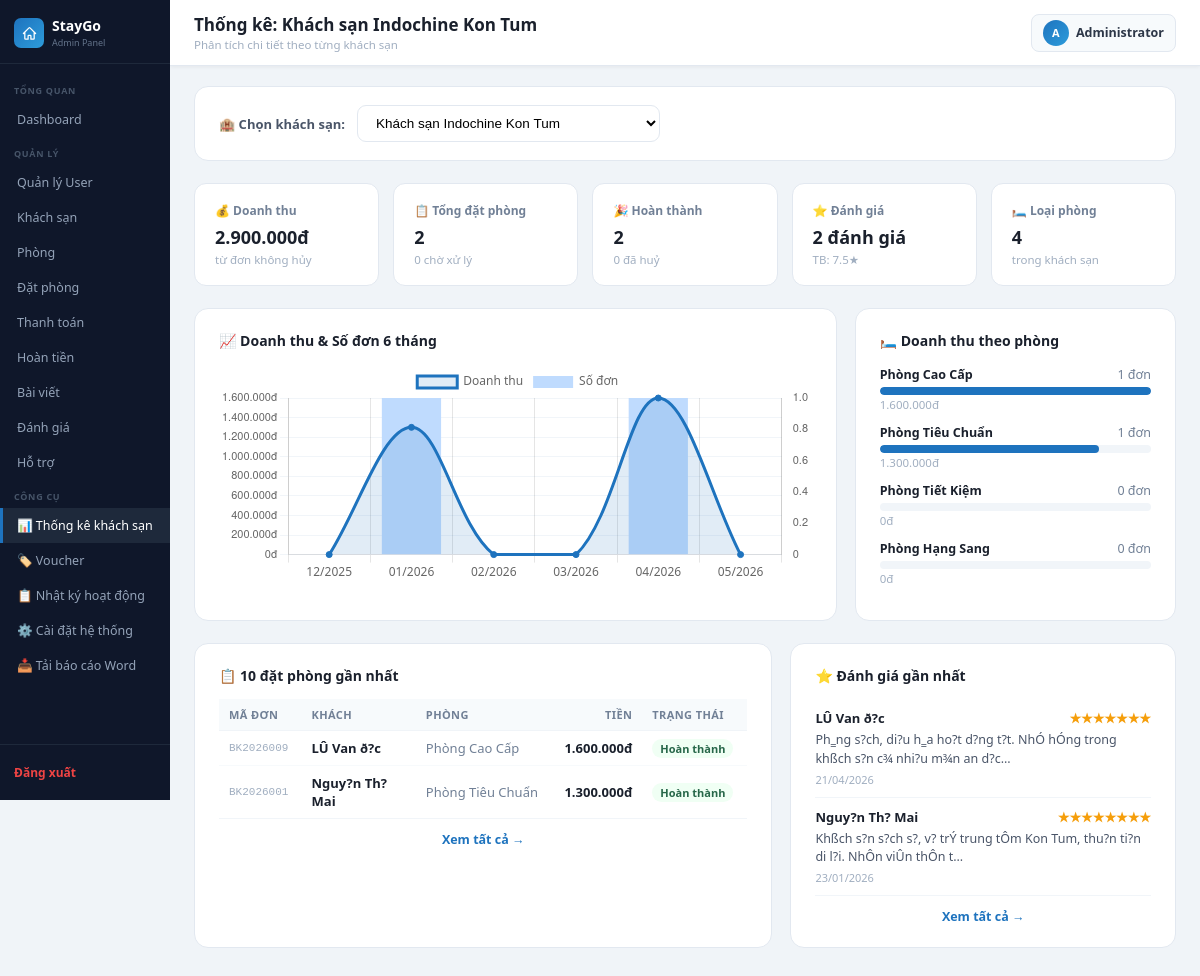
The app's page /admin_lvhuy_kontum/hotel_stats.php?id=17 (signed in) with its own data.
### tables this page shows
CREATE TABLE `hotels` (
  `id` int(11) NOT NULL,
  `name` varchar(150) DEFAULT NULL,
  `address` varchar(255) DEFAULT NULL,
  `description` text DEFAULT NULL,
  `image` varchar(255) DEFAULT NULL,
  `created_at` timestamp NOT NULL DEFAULT current_timestamp(),
  `updated_at` timestamp NULL DEFAULT NULL ON UPDATE current_timestamp(),
  `location_id` int(11) DEFAULT NULL,
  `rating` decimal(2,1) DEFAULT 0.0,
  `review_text` varchar(50) DEFAULT NULL,
  `review_count` int(11) DEFAULT 0,
  `price` int(11) DEFAULT NULL,
  `old_price` int(11) DEFAULT NULL,
  `checkin_time` varchar(10) DEFAULT '14:00',
  `checkout_time` varchar(10) DEFAULT '12:00',
  `is_active` tinyint(1) DEFAULT 0,
  `is_weekend_deal` tinyint(1) NOT NULL DEFAULT 0,
  `star_category` tinyint(1) NOT NULL DEFAULT 3 COMMENT '1-5 sao (hang khach san)'
);

CREATE TABLE `bookings` (
  `id` int(11) NOT NULL,
  `order_code` varchar(30) NOT NULL,
  `user_id` int(11) DEFAULT NULL,
  `room_id` int(11) DEFAULT NULL,
  `full_name` varchar(100) DEFAULT NULL,
  `email` varchar(100) DEFAULT NULL,
  `phone` varchar(20) DEFAULT NULL,
  `check_in` date DEFAULT NULL,
  `check_out` date DEFAULT NULL,
  `total_price` decimal(10,2) DEFAULT NULL,
  `payment_method` enum('bank','momo','vnpay','hotel','card') NOT NULL,
  `note` text DEFAULT NULL,
  `voucher_code` varchar(30) DEFAULT NULL,
  `discount_amount` decimal(10,2) NOT NULL DEFAULT 0.00,
  `status` varchar(20) NOT NULL DEFAULT 'pending',
  `created_at` timestamp NOT NULL DEFAULT current_timestamp(),
  `updated_at` timestamp NULL DEFAULT NULL ON UPDATE current_timestamp(),
  `refund_requested` tinyint(1) DEFAULT 0,
  `refund_requested_at` datetime DEFAULT NULL,
  `refund_amount` decimal(15,2) DEFAULT 0.00
);

CREATE TABLE `rooms` (
  `id` int(11) NOT NULL,
  `hotel_id` int(11) DEFAULT NULL,
  `room_name` varchar(100) DEFAULT NULL,
  `bed_type` varchar(100) DEFAULT NULL,
  `price` decimal(10,2) DEFAULT NULL,
  `quantity` int(11) DEFAULT NULL,
  `is_active` tinyint(1) NOT NULL DEFAULT 1,
  `description` text DEFAULT NULL,
  `max_guests` int(11) NOT NULL DEFAULT 2,
  `created_at` timestamp NOT NULL DEFAULT current_timestamp(),
  `updated_at` timestamp NULL DEFAULT NULL ON UPDATE current_timestamp(),
  `image` varchar(255) DEFAULT NULL
);

CREATE TABLE `reviews` (
  `id` int(11) NOT NULL,
  `hotel_id` int(11) NOT NULL,
  `user_id` int(11) NOT NULL,
  `booking_id` int(11) NOT NULL,
  `rating` tinyint(1) NOT NULL COMMENT '1-5 sao',
  `comment` text NOT NULL,
  `is_active` tinyint(1) NOT NULL DEFAULT 1,
  `created_at` datetime NOT NULL DEFAULT current_timestamp(),
  `updated_at` datetime DEFAULT NULL ON UPDATE current_timestamp()
);

CREATE TABLE `users` (
  `id` int(11) NOT NULL,
  `full_name` varchar(100) DEFAULT NULL,
  `email` varchar(100) NOT NULL,
  `phone` varchar(20) DEFAULT NULL,
  `password` varchar(255) NOT NULL,
  `role` enum('admin','user') DEFAULT 'user',
  `status` enum('active','inactive') NOT NULL DEFAULT 'active',
  `is_banned` tinyint(1) NOT NULL DEFAULT 0,
  `avatar` varchar(255) DEFAULT NULL,
  `last_login_at` datetime DEFAULT NULL,
  `created_at` timestamp NOT NULL DEFAULT current_timestamp(),
  `updated_at` timestamp NULL DEFAULT NULL ON UPDATE current_timestamp(),
  `reset_code` varchar(10) DEFAULT NULL,
  `reset_expire` datetime DEFAULT NULL,
  `otp_code` varchar(10) DEFAULT NULL,
  `otp_expire` datetime DEFAULT NULL
);

### admin_lvhuy_kontum/hotel_stats.php (the view, shortened to what the rows shown need)
<?php
include("../config/database.php");
$hotel_id = isset($_GET['id']) ? (int)$_GET['id'] : 0;
$hotel = null;
if ($hotel_id) {
    $hotel = $conn->query("SELECT * FROM hotels WHERE id = $hotel_id")->fetch_assoc();
}
if ($hotel_id) {
    $monthly = [];
    for ($i = 5; $i >= 0; $i--) {
        $m   = date('m', strtotime("-$i months"));
        $y   = date('Y', strtotime("-$i months"));
        $rev = $conn->query("SELECT COALESCE(SUM(b.total_price),0) as t FROM bookings b JOIN rooms r ON b.room_id=r.id
            WHERE r.hotel_id=$hotel_id AND MONTH(b.created_at)=$m AND YEAR(b.created_at)=$y AND b.status!='cancelled'")->fetch_assoc()['t'];
        $cnt = $conn->query("SELECT COUNT(*) as c FROM bookings b JOIN rooms r ON b.room_id=r.id
            WHERE r.hotel_id=$hotel_id AND MONTH(b.created_at)=$m AND YEAR(b.created_at)=$y")->fetch_assoc()['c'];
        $monthly[] = ['label' => "$m/$y", 'revenue' => (int)$rev, 'bookings' => (int)$cnt];
    }
    $recent_bookings = $conn->query("
        SELECT b.order_code, b.full_name, b.total_price, b.status,
               b.check_in, b.check_out, b.created_at, r.room_name
        FROM bookings b
        JOIN rooms r ON b.room_id = r.id
        WHERE r.hotel_id = $hotel_id
        ORDER BY b.created_at DESC
        LIMIT 10
    ")->fetch_all(MYSQLI_ASSOC);
    $recent_reviews = $conn->query("
        SELECT rv.rating, rv.comment, rv.created_at, u.full_name
        FROM reviews rv
        JOIN users u ON u.id = rv.user_id
        WHERE rv.hotel_id = $hotel_id AND rv.is_active = 1
        ORDER BY rv.created_at DESC LIMIT 5
    ")->fetch_all(MYSQLI_ASSOC);
    $chart_labels   = json_encode(array_column($monthly, 'label'));
    $chart_revenue  = json_encode(array_column($monthly, 'revenue'));
    $chart_bookings = json_encode(array_column($monthly, 'bookings'));
}
$page_title    = $hotel ? 'Thống kê: ' . htmlspecialchars($hotel['name']) : 'Thống kê khách sạn';
$page_subtitle = 'Phân tích chi tiết theo từng khách sạn';
include("../includes/admin_header.php");
$status_map = [
    'pending'   => ['Chờ xác nhận', '#b7791f', '#fffbeb'],
    'confirmed' => ['Đã xác nhận',  '#1e73be', '#ebf8ff'],
    'cancelled' => ['Đã huỷ',       '#c53030', '#fff5f5'],
    'completed' => ['Hoàn thành',   '#276749', '#f0fff4'],
];
?>
<?php if (!$hotel_id): ?>
<div style="text-align:center;padding:80px 40px;color:#a0aec0">
    <svg width="56" height="56" fill="none" viewBox="0 0 24 24" stroke="#cbd5e0" stroke-width="1.2" style="margin-bottom:14px">
        <path stroke-linecap="round" stroke-linejoin="round" d="M2.25 12l8.954-8.955a1.126 1.126 0 011.591 0L21.75 12M4.5 9.75v10.125c0 .621.504 1.125 1.125 1.125H9.75v-4.875c0-.621.504-1.125 1.125-1.125h2.25c.621 0 1.125.504 1.125 1.125V21h4.125c.621 0 1.125-.504 1.125-1.125V9.75"/>
    </svg>
    <p style="font-size:15px;font-weight:600;margin:0">Chọn một khách sạn để xem thống kê chi tiết</p>
</div>
<?php else: ?>
<div style="display:grid;grid-template-columns:3fr 2fr;gap:18px;margin-bottom:22px">
    <div style="background:#fff;border-radius:14px;border:1.5px solid #e2e8f0;padding:22px 24px">
        <table style="width:100%;border-collapse:collapse;font-size:12.5px">
            <thead>
                <tr style="background:#f8fafc">
                    <th style="padding:8px 10px;text-align:left;color:#718096;font-weight:600">Mã đơn</th>
                    <th style="padding:8px 10px;text-align:left;color:#718096;font-weight:600">Khách</th>
                    <th style="padding:8px 10px;text-align:left;color:#718096;font-weight:600">Phòng</th>
                    <th style="padding:8px 10px;text-align:right;color:#718096;font-weight:600">Tiền</th>
                    <th style="padding:8px 10px;text-align:left;color:#718096;font-weight:600">Trạng thái</th>
                </tr>
            </thead>
            <tbody>
            <?php foreach ($recent_bookings as $rb):
                $sm = $status_map[$rb['status']] ?? ['Không rõ','#718096','#f7fafc'];
            ?>
            <tr style="border-bottom:1px solid #f1f5f9">
                <td style="padding:8px 10px;color:#a0aec0;font-family:monospace;font-size:11px;white-space:nowrap"><?= htmlspecialchars($rb['order_code']) ?></td>
                <td style="padding:8px 10px;font-weight:600;color:#1a202c;max-width:110px"><?= htmlspecialchars(mb_substr($rb['full_name'],0,18)) ?></td>
                <td style="padding:8px 10px;color:#718096;max-width:130px;word-break:break-word"><?= htmlspecialchars($rb['room_name']) ?></td>
                <td style="padding:8px 10px;text-align:right;font-weight:700;color:#1a202c"><?= number_format($rb['total_price'],0,',','.') ?>đ</td>
                <td style="padding:8px 10px">
                    <span style="padding:2px 8px;border-radius:20px;font-size:11px;font-weight:600;color:<?= $sm[1] ?>;background:<?= $sm[2] ?>"><?= $sm[0] ?></span>
                </td>
            </tr>
            <?php endforeach; ?>
            </tbody>
        </table>
    </div>
    <div style="background:#fff;border-radius:14px;border:1.5px solid #e2e8f0;padding:22px 24px">
        <?php if (empty($recent_reviews)): ?>
            <p style="color:#a0aec0;text-align:center;padding:30px 0;font-size:13px">Chưa có đánh giá</p>
        <?php else: ?>
        <?php foreach ($recent_reviews as $rv): ?>
        <div style="border-bottom:1px solid #f1f5f9;padding:10px 0">
            <div style="display:flex;align-items:center;justify-content:space-between;margin-bottom:4px">
                <span style="font-weight:600;font-size:13px;color:#1a202c"><?= htmlspecialchars($rv['full_name']) ?></span>
                <span style="font-size:13px;color:#f59e0b;font-weight:700"><?= str_repeat('★', (int)$rv['rating']) ?><?= str_repeat('☆', 5 - (int)$rv['rating']) ?></span>
            </div>
            <p style="font-size:12.5px;color:#4a5568;margin:0;line-height:1.5"><?= htmlspecialchars(mb_substr($rv['comment'],0,80)) ?><?= mb_strlen($rv['comment'])>80?'...':'' ?></p>
            <div style="font-size:11px;color:#a0aec0;margin-top:3px"><?= date('d/m/Y', strtotime($rv['created_at'])) ?></div>
        </div>
        <?php endforeach; ?>
        <?php endif; ?>
    </div>
</div>
<script>
const chartLabels   = <?= $chart_labels ?>;
const chartRevenue  = <?= $chart_revenue ?>;
const chartBookings = <?= $chart_bookings ?>;
new Chart(document.getElementById('lineChart'), {
    data: {
        labels: chartLabels,
        datasets: [
            {type:'bar',  label:'Số đơn',    data:chartBookings, backgroundColor:'#bfdbfe', yAxisID:'y2', order:2},
            {type:'line', label:'Doanh thu',  data:chartRevenue,  borderColor:'#1e73be', backgroundColor:'#1e73be22',
             pointBackgroundColor:'#1e73be', tension:.35, fill:true, yAxisID:'y1', order:1},
        ]
    },
    options: {
        responsive:true, interaction:{mode:'index'},
        plugins:{legend:{labels:{font:{size:12}}}},
        scales:{
            y1:{type:'linear',position:'left',grid:{color:'#f1f5f9'},ticks:{callback:v=>v.toLocaleString('vi-VN')+'đ',font:{size:11}}},
            y2:{type:'linear',position:'right',grid:{display:false},ticks:{font:{size:11}}}
        }
    }
});
</script>
<?php endif; ?>
<?php include("../includes/admin_footer.php"); ?>

### includes/admin_header.php (shortened to what the rows shown need)
<!DOCTYPE html>
<html lang="vi">
<head>
    <link rel="stylesheet" href="/assets/css/admin.css">
</head>
<body>
<div class="admin-wrapper">
<aside class="sidebar">
    <div class="sidebar-brand">
        <div>
            <h2>StayGo</h2>
        </div>
    </div>
</aside>
<div class="main">
    <div class="topbar">
        <div class="topbar-left">
            <h1><?= $page_title ?? 'Admin' ?></h1>
            <p><?= $page_subtitle ?? date('d/m/Y') ?></p>
        </div>
    </div>
    <div class="content">

### records on screen
hotels: name "Thống kê: Khách sạn Indochine Kon Tum"
bookings: order_code "BK2026009", full_name "LÛ Van ð?c", room.room_name "Phòng Cao Cấp", total_price "1.600.000", status "Hoàn thành"
bookings: order_code "BK2026001", full_name "Nguy?n Th? Mai", room.room_name "Phòng Tiêu Chuẩn", total_price "1.300.000", status "Hoàn thành"
reviews: user.full_name "LÛ Van ð?c", rating "★★★★★★★", comment "Ph‗ng s?ch, di?u h‗a ho?t d?ng t?t. NhÓ hÓng trong khßch s?n c¾ nhi?u m¾n an d?c", created_at "21/04/2026"
reviews: user.full_name "Nguy?n Th? Mai", rating "★★★★★★★★", comment "Khßch s?n s?ch s?, v? trÝ trung tÔm Kon Tum, thu?n ti?n di l?i. NhÔn viÛn thÔn t", created_at "23/01/2026"

### other values on screen
$page_subtitle "Phân tích chi tiết theo từng khách sạn"
$admin_avatar "A"
$admin_name "Administrator"
$c[0] "💰 Doanh thu"
$c[1] "2.900.000đ"
$c[2] "từ đơn không hủy"
$c[0] "📋 Tổng đặt phòng"
$c[1] "2"
$c[2] "0 chờ xử lý"
$c[0] "🎉 Hoàn thành"
$c[2] "0 đã huỷ"
$c[0] "⭐ Đánh giá"
$c[1] "2 đánh giá"
$c[2] "TB: 7.5★"
$c[0] "🛏️ Loại phòng"
